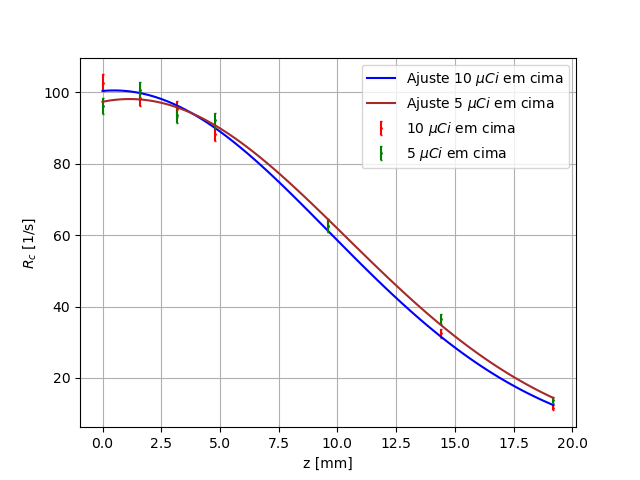

This figure's Python source:
import pandas as pd
import numpy as np
import matplotlib.pyplot as plt
from scipy.optimize import curve_fit

def gaussian(x, a, b, c):
    return a * np.exp(-((x - b)**2) / (2 * c**2))


dados_10 = pd.read_excel('Sessao_5/dados.xlsx', sheet_name='10')
dados_5 = pd.read_excel('Sessao_5/dados.xlsx', sheet_name='5')

y_10 = dados_10['h [mm]']
y_5 = dados_5['h [mm]']
Rc_10 = dados_10['Rc corr']
eRc_10 = dados_10['eRc corr']
Rc_5 = dados_5['Rc corr']
eRc_5 = dados_5['eRc corr']

# Ajuste da gaussiana para Rc_10 com erros
params_10, covariance_10 = curve_fit(gaussian, y_10, Rc_10, p0=[1, 10, 1], sigma=eRc_10)

# Ajuste da gaussiana para Rc_5 com erros
params_5, covariance_5 = curve_fit(gaussian, y_5, Rc_5, p0=[1, 10, 1], sigma=eRc_5)

a_10, b_10, c_10 = params_10
a_5, b_5, c_5 = params_5

# Qui-quadrado e número de graus de liberdade (ndf) para Rc_10
chi_squared_10 = np.sum(((Rc_10 - gaussian(y_10, *params_10)) / eRc_10)**2)
ndf_10 = len(y_10) - len(params_10)

# Qui-quadrado e número de graus de liberdade (ndf) para Rc_5
chi_squared_5 = np.sum(((Rc_5 - gaussian(y_5, *params_5)) / eRc_5)**2)
ndf_5 = len(y_5) - len(params_5)

# Plot dos dados, curva ajustada e erros para Rc_10
plt.errorbar(y_10, Rc_10, yerr=eRc_10, label=f'10 $\mu Ci$ em cima', capsize=1, markersize=2, ecolor='red', color='red', fmt='.')
x_range_10 = np.linspace(min(y_10), max(y_10), 100)
plt.plot(x_range_10, gaussian(x_range_10, a_10, b_10, c_10), label='Ajuste 10 $\mu Ci$ em cima', color='blue')

# Plot dos dados, curva ajustada e erros para Rc_5
plt.errorbar(y_5, Rc_5, yerr=eRc_5, label=f'5 $\mu Ci$ em cima', capsize=1, markersize=2, ecolor='green', color='green', fmt='.')
x_range_5 = np.linspace(min(y_5), max(y_5), 100)
plt.plot(x_range_5, gaussian(x_range_5, a_5, b_5, c_5), label='Ajuste 5 $\mu Ci$ em cima', color='brown')

plt.grid(True)
plt.legend()
plt.xlabel('z [mm]')
plt.ylabel(f'$R_c$ [1/s]')
plt.show()

# Imprimir os resultados
print("Valores dos parâmetros para 10 µCi em cima:")
print(f"a_10: {a_10}")
print(f"b_10: {b_10}")
print(f"c_10: {c_10}")
print("\nValores dos parâmetros para 5 µCi em cima:")
print(f"a_5: {a_5}")
print(f"b_5: {b_5}")
print(f"c_5: {c_5}")
print("\nQui-quadrado e ndf para 10 µCi em cima:")
print(f"Qui-quadrado_10: {chi_squared_10}")
print(f"ndf_10: {ndf_10}")
print("\nQui-quadrado e ndf para 5 µCi em cima:")
print(f"Qui-quadrado_5: {chi_squared_5}")
print(f"ndf_5: {ndf_5}")
